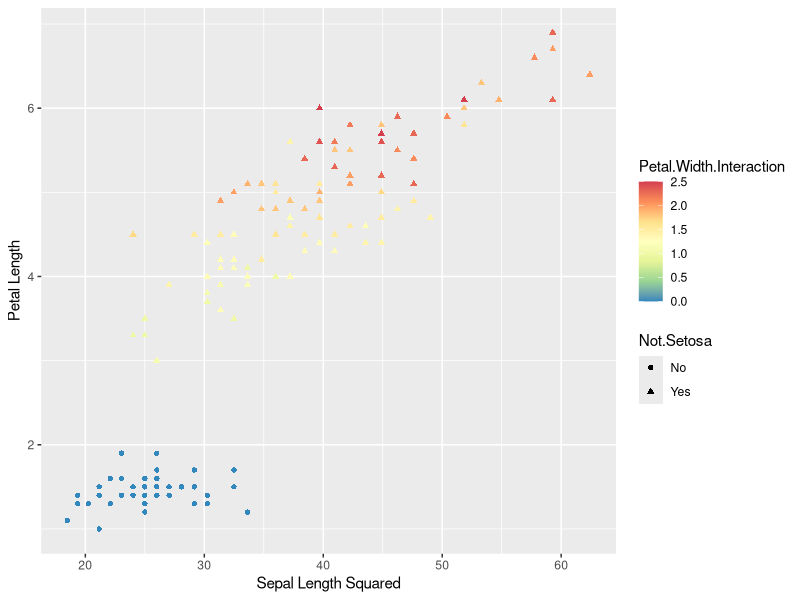
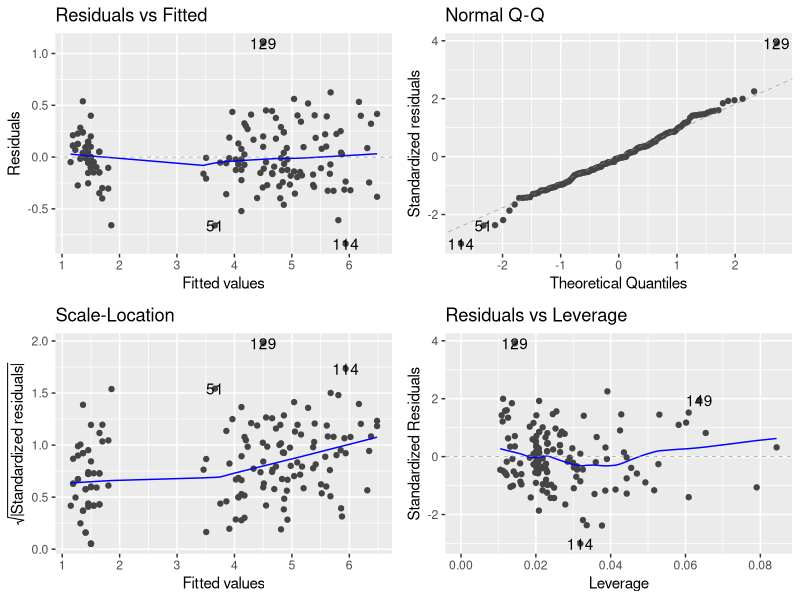

Source code (R) for these figures, in order:
## ---- chunk 1
library(dplyr)
df <- iris %>%
  mutate(Sepal.Length.Squared = Sepal.Length ^ 2) %>% # Quadratic term
  mutate(Not.Setosa = ifelse(Species == "setosa", 0, 1)) %>% # Dichotomous term
  mutate(Petal.Width.Interaction = Not.Setosa * Petal.Width) %>% # Dichotomous vs. quantitative interaction
  select(Petal.Length, Sepal.Length.Squared, Not.Setosa, Petal.Width.Interaction) %>%
  arrange(Petal.Length)
## ---- chunk 2
library(kableExtra)
df %>%
  head(10) %>%
  kable() %>%
  kable_styling()
## ---- chunk 3
library(ggplot2)
df %>%
  mutate(Not.Setosa = ifelse(Not.Setosa == 1, "Yes", "No")) %>%
  mutate(Not.Setosa = as.factor(Not.Setosa)) %>%
  ggplot(aes(Sepal.Length.Squared, Petal.Length, shape=Not.Setosa, color=Petal.Width.Interaction)) +
  geom_point() +
  ylab("Petal Length") +
  xlab("Sepal Length Squared") +
  scale_color_distiller(palette = "Spectral")
## ---- chunk 4
model <- lm(Petal.Length ~ ., df)
## ---- chunk 5
summary(model)
## ---- chunk 6
summary(resid(model))
## ---- chunk 7
library(ggfortify)
autoplot(model)
